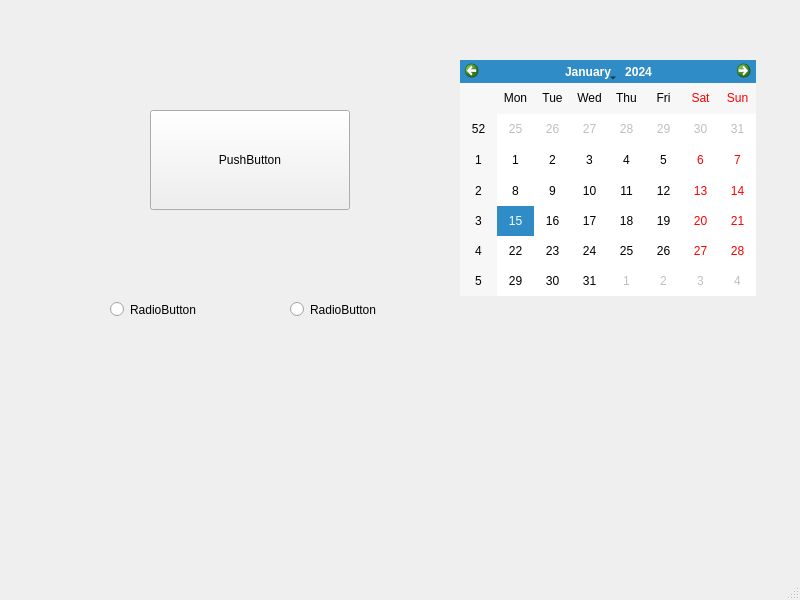
<?xml version="1.0" encoding="UTF-8"?>
<ui version="4.0">
 <class>MainWindow</class>
 <widget class="QMainWindow" name="MainWindow">
  <property name="geometry">
   <rect>
    <x>0</x>
    <y>0</y>
    <width>800</width>
    <height>600</height>
   </rect>
  </property>
  <property name="windowTitle">
   <string>MainWindow</string>
  </property>
  <widget class="QWidget" name="centralwidget">
   <widget class="QPushButton" name="pushButton">
    <property name="geometry">
     <rect>
      <x>150</x>
      <y>110</y>
      <width>200</width>
      <height>100</height>
     </rect>
    </property>
    <property name="text">
     <string>PushButton</string>
    </property>
   </widget>
   <widget class="QRadioButton" name="radioButton">
    <property name="geometry">
     <rect>
      <x>110</x>
      <y>300</y>
      <width>115</width>
      <height>19</height>
     </rect>
    </property>
    <property name="text">
     <string>RadioButton</string>
    </property>
   </widget>
   <widget class="QRadioButton" name="radioButton_2">
    <property name="geometry">
     <rect>
      <x>290</x>
      <y>300</y>
      <width>115</width>
      <height>19</height>
     </rect>
    </property>
    <property name="text">
     <string>RadioButton</string>
    </property>
   </widget>
   <widget class="QCalendarWidget" name="calendarWidget">
    <property name="geometry">
     <rect>
      <x>460</x>
      <y>60</y>
      <width>296</width>
      <height>236</height>
     </rect>
    </property>
   </widget>
  </widget>
  <widget class="QMenuBar" name="menubar">
   <property name="geometry">
    <rect>
     <x>0</x>
     <y>0</y>
     <width>800</width>
     <height>26</height>
    </rect>
   </property>
  </widget>
  <widget class="QStatusBar" name="statusbar"/>
 </widget>
 <resources/>
 <connections/>
</ui>
